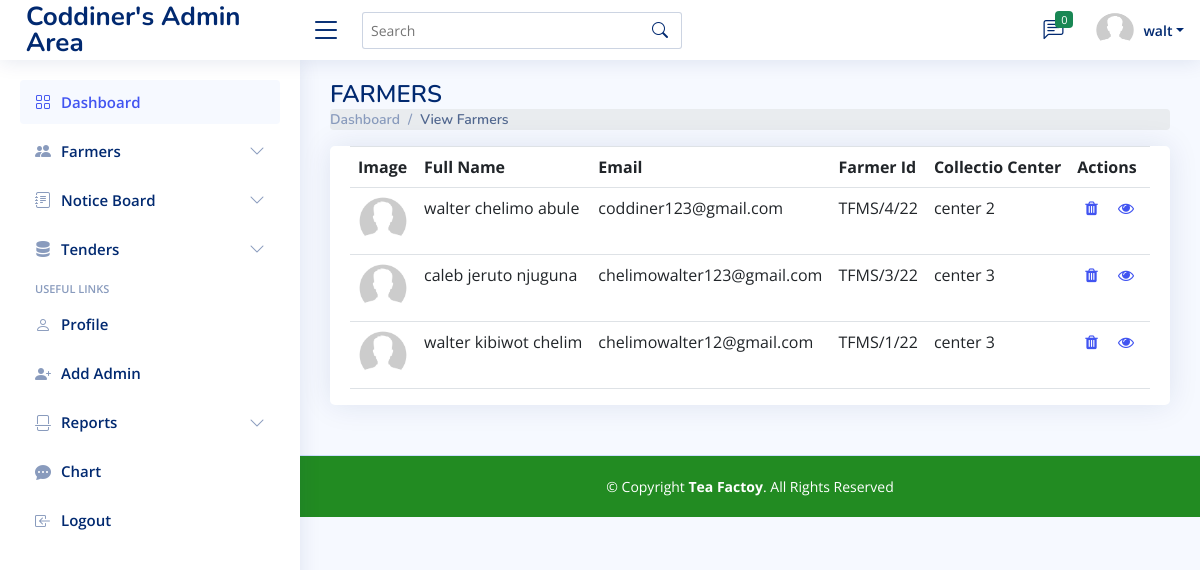
/adminpanel/viewfarmers.php (signed in), run on the app's committed database.
### tables this page shows
CREATE TABLE `users` (
  `id` int(11) NOT NULL,
  `fname` varchar(255) NOT NULL,
  `sname` varchar(255) NOT NULL,
  `lname` varchar(255) NOT NULL,
  `pnumber` varchar(255) NOT NULL,
  `usertype` varchar(255) NOT NULL,
  `profile` varchar(255) NOT NULL,
  `password` varchar(1000) NOT NULL,
  `bankname` varchar(255) NOT NULL,
  `bankbranch` varchar(255) NOT NULL,
  `accountnumber` varchar(255) NOT NULL,
  `accountname` varchar(255) NOT NULL,
  `collectioncenter` varchar(255) NOT NULL,
  `email` varchar(255) NOT NULL,
  `factoryid` varchar(255) NOT NULL
);

### adminpanel/viewfarmers.php (the view, shortened to what this page needs)
<?php
include "header.php";
?>
     <main id="main" class="main">
     <div class="pagetitle">
      <h1>FARMERS</h1>
      <nav>
        <ol class="breadcrumb">
          <li class="breadcrumb-item"><a href="admin.php">Dashboard</a></li>
          <li class="breadcrumb-item active">View Farmers</li>
        </ol>
      </nav>
    </div>
         <div class="card">
         <div class="card-body pb-0">
             <?php
include "../db.php";
$sql = "SELECT * FROM `users` WHERE usertype='user'ORDER BY id DESC";
$result = mysqli_query($conn,$sql);
if ($result){
    $data = mysqli_num_rows($result);
       if ($data>0){
           echo "<table class='table table-hover'>";
           echo "<tr>";
           echo "<th>Image</th>";
           echo "<th>Full Name</th>";
           echo "<th> Email</th>";
           echo "<th>Farmer Id</th>";
           echo "<th>Collectio Center</th>";
           echo "<th>Actions</th>";
           echo "</tr>";
           while ($row=mysqli_fetch_array($result)){
               echo "<tr>";
               echo "<td>";
               ?>
               <img src="../uploads/<?php echo $row['profile'];?>" style="height:50px; width:50px; border-radius:50%">
              <?php
               echo "</td>";
               echo "<td>".$row['fname']." ".$row['sname']." ".$row['lname']. "</td>" ;
               echo "<td>".$row['email']."</td>" ;
               echo "<td>".$row['factoryid']."</td>" ;
               echo "<td>".$row['collectioncenter']."</td>" ;
               echo " <td>
                    <a class='m-2' href='delete.php?id=".$row['id']."'><span class='fa fa-trash'></span></a>
                    <a class='m-2' href='farmer_profile.php?id=".$row['id']."'><span class='fa fa-eye'></span></a>
                    </td>";
               echo "</tr>";
           }
           echo "</table>";
       }else{
           echo "<p class='alert alert-primary'>No Record was found in the database</p>";
       }
}else{
    echo "Error executing query $sql".mysqli_error($conn);
}
?>
             </div>
         </div>
    </main>
     <footer id="footer" class="footer" style="background-color: forestgreen;">
    <div class="copyright" style=" color:white;">
      &copy; Copyright <strong><span>Tea Factoy</span></strong>. All Rights Reserved
    </div>
  </footer>
</body>
</html>

### adminpanel/header.php (shortened to what this page needs)
<?php
include '../db.php';
$id=$_SESSION['id'];
$sql="SELECT * FROM users WHERE id='$id'";
$results=mysqli_query($conn,$sql);
if($results){
        $data=mysqli_num_rows($results);
        if($data==1){
            while($row=mysqli_fetch_assoc($results)){
                 $firstname=$row['fname'];
                 $photo=$row['profile'];
            }
        }
}
?>
<!DOCTYPE html>
<html lang="en">
<head>
    <link href="https://cdn.jsdelivr.net/npm/bootstrap@4.5.0/dist/css/bootstrap.min.css" rel="stylesheet">
<link href="https://maxcdn.bootstrapcdn.com/font-awesome/4.7.0/css/font-awesome.min.css" rel="stylesheet" />
  <link href="assets/vendor/bootstrap/css/bootstrap.min.css" rel="stylesheet">
  <link href="assets/vendor/bootstrap-icons/bootstrap-icons.css" rel="stylesheet">
  <link href="assets/vendor/boxicons/css/boxicons.min.css" rel="stylesheet">
  <link href="assets/vendor/quill/quill.snow.css" rel="stylesheet">
  <link href="assets/vendor/quill/quill.bubble.css" rel="stylesheet">
  <link href="assets/vendor/remixicon/remixicon.css" rel="stylesheet">
  <link href="assets/vendor/simple-datatables/style.css" rel="stylesheet">
    <link href="css/bootstrap.min.css" rel="stylesheet">
    <link href="https://cdnjs.cloudflare.com/ajax/libs/font-awesome/4.7.0/css/font-awesome.min.css" rel="stylesheet">
  <link href="assets/css/style.css" rel="stylesheet">
</head>
<body>
  <header id="header" class="header fixed-top d-flex align-items-center">
    <div class="d-flex align-items-center justify-content-between">
      <a href="index.html" class="logo d-flex align-items-center">
        <span class="d-none d-lg-block">Coddiner's Admin Area</span>
      </a>
       <i class="bi bi-list toggle-sidebar-btn"></i>
    </div>
    <div class="search-bar">
      <form class="search-form d-flex align-items-center" method="POST" action="#">
        <input type="text" name="query" placeholder="Search" title="Enter search keyword">
        <button type="submit" title="Search"><i class="bi bi-search"></i></button>
      </form>
    </div>
    <nav class="header-nav ms-auto">
      <ul class="d-flex align-items-center">
        <li class="nav-item dropdown">
          <a class="nav-link nav-icon" href="#" data-bs-toggle="dropdown">
            <i class="bi bi-chat-left-text"></i>
            <span class="badge bg-success badge-number"><?php
              include "../db.php";
                $r="SELECT * FROM messages WHERE RESPONSE!='reply' AND status!='1'";
                $rr=mysqli_query($conn,$r);
                if($rr){
                  $rnum=mysqli_num_rows($rr);
                  if($rnum>0){
                    echo " $rnum";
                  }else{
                    echo "0";
                  }
                }
                ?> </span>
          </a>
        </li>
        <li class="nav-item dropdown pe-3">
          <a class="nav-link nav-profile d-flex align-items-center pe-0" href="#" data-bs-toggle="dropdown">
            <img src="../uploads/<?php echo $photo?>" alt="Profile" class="rounded-circle"style='width:40px; height:50px;'>
            <span class="d-none d-md-block dropdown-toggle ps-2"><?php echo $firstname; ?></span>
          </a>
        </li>
      </ul>
    </nav>
  </header>
  <aside id="sidebar" class="sidebar">
    <ul class="sidebar-nav" id="sidebar-nav">
      <li class="nav-item">
        <a class="nav-link " href="admin.php">
          <i class="bi bi-grid"></i>
          <span>Dashboard</span>
        </a>
      </li>
      <li class="nav-item">
        <a class="nav-link collapsed" data-bs-target="#components-nav" data-bs-toggle="collapse" href="#">
          <i class="bi bi-people-fill"></i><span>Farmers</span><i class="bi bi-chevron-down ms-auto"></i>
        </a>
      </li>
      <li class="nav-item">
        <a class="nav-link collapsed" data-bs-target="#notice-nav" data-bs-toggle="collapse" href="#">
          <i class="bi bi-journal-text"></i><span>Notice Board</span><i class="bi bi-chevron-down ms-auto"></i>
        </a>
      </li>
        <li class="nav-item">
        <a class="nav-link collapsed" data-bs-target="#tenders-nav" data-bs-toggle="collapse" href="#">
          <i class="bi bi-server"></i><span>Tenders</span><i class="bi bi-chevron-down ms-auto"></i>
        </a>
      </li>
      <li class="nav-heading">Useful Links</li>
      <li class="nav-item">
        <a class="nav-link collapsed" href="user_profile.php">
          <i class="bi bi-person"></i>
          <span>Profile</span>
        </a>
      </li>
        <li class="nav-item">
        <a class="nav-link collapsed" href="admin_register.php">
          <i class="bi bi-person-plus-fill"></i>
          <span>Add Admin</span>
        </a>
      </li>
      <li class="nav-item">
        <a class="nav-link collapsed" data-bs-target="#reports-nav" data-bs-toggle="collapse" href="#">
        <i class="bi bi-file-break"></i><span>Reports</span><i class="bi bi-chevron-down ms-auto"></i>
        </a>
      </li>
      <li class="nav-item">
        <a class="nav-link collapsed" href="chart.php">
        <i class="bi bi-chat-dots-fill"></i>
          <span>Chart</span>
        </a>
      </li>
      <li class="nav-item">
        <a class="nav-link collapsed" href="logout.php">
          <i class="bi bi-box-arrow-in-left"></i>
          <span>Logout</span>
        </a>
      </li>
    </ul>
  </aside>

### adminpanel/assets/css/style.css (style rules this page uses)
:root { scroll-behavior: smooth; }
body { font-family: "Open Sans", sans-serif; background: #f6f9ff; color: #444444; }
a { color: #4154f1; text-decoration: none; }
h1, h2, h3, h4, h5, h6 { font-family: "Nunito", sans-serif; }
#main { margin-top: 60px; padding: 20px 30px; transition: all 0.3s; }
.pagetitle { margin-bottom: 10px; }
.pagetitle h1 { font-size: 24px; margin-bottom: 0; font-weight: 600; color: #012970; }
.card { margin-bottom: 30px; border: none; border-radius: 5px; box-shadow: 0px 0 30px rgba(1, 41, 112, 0.1); }
.card-body { padding: 0 20px 20px 20px; }
.breadcrumb { font-size: 14px; font-family: "Nunito", sans-serif; color: #899bbd; font-weight: 600; }
.breadcrumb a { color: #899bbd; transition: 0.3s; }
.breadcrumb .breadcrumb-item::before { color: #899bbd; }
.breadcrumb .active { color: #51678f; font-weight: 600; }
.logo { line-height: 1; }
@media (min-width: 1200px) { .logo { width: 280px; } }
.logo span { font-size: 26px; font-weight: 700; color: #012970; font-family: "Nunito", sans-serif; }
.header { transition: all 0.5s; z-index: 997; height: 60px; box-shadow: 0px 2px 20px rgba(1, 41, 112, 0.1); background-color: #fff; padding-left: 20px; }
.header .toggle-sidebar-btn { font-size: 32px; padding-left: 10px; cursor: pointer; color: #012970; }
.header .search-bar { min-width: 360px; padding: 0 20px; }
.header .search-form { width: 100%; }
.header .search-form input { border: 0; font-size: 14px; color: #012970; border: 1px solid rgba(1, 41, 112, 0.2); padding: 7px 38px 7px 8px; border-radius: 3px; transition: 0.3s; width: 100%; }
.header .search-form button { border: 0; padding: 0; margin-left: -30px; background: none; }
.header .search-form button i { color: #012970; }
.header-nav ul { list-style: none; }
.header-nav > ul { margin: 0; padding: 0; }
.header-nav .nav-icon { font-size: 20px; color: #012970; }
.header-nav .nav-profile { color: #012970; }
.header-nav .nav-profile img { max-height: 36px; }
.header-nav .nav-profile span { font-size: 14px; font-weight: 600; }
.header-nav .badge-number { position: absolute; inset: 4px 6px auto auto; font-weight: normal; font-size: 11px; padding: 3px 6px; }
.sidebar { position: fixed; top: 60px; left: 0; bottom: 0; width: 300px; z-index: 996; transition: all 0.3s; padding: 20px; overflow-y: auto; scrollbar-width: thin; scrollbar-color: #aab7cf transparent; box-shadow: 0px 0px 20px rgba(1, 41, 112, 0.1); background-color: #fff; }
@media (min-width: 1200px) { #main, #footer { margin-left: 300px; } }
.sidebar-nav { padding: 0; margin: 0; list-style: none; }
.sidebar-nav li { padding: 0; margin: 0; list-style: none; }
.sidebar-nav .nav-item { margin-bottom: 5px; }
.sidebar-nav .nav-heading { font-size: 11px; text-transform: uppercase; color: #899bbd; font-weight: 600; margin: 10px 0 5px 15px; }
.sidebar-nav .nav-link { display: flex; align-items: center; font-size: 15px; font-weight: 600; color: #4154f1; transition: 0.3; background: #f6f9ff; padding: 10px 15px; border-radius: 4px; }
.sidebar-nav .nav-link i { font-size: 16px; margin-right: 10px; color: #4154f1; }
.sidebar-nav .nav-link.collapsed { color: #012970; background: #fff; }
.sidebar-nav .nav-link.collapsed i { color: #899bbd; }
.sidebar-nav .nav-link .bi-chevron-down { margin-right: 0; transition: transform 0.2s ease-in-out; }
.footer { padding: 20px 0; font-size: 14px; transition: all 0.3s; border-top: 1px solid #cddfff; }
.footer .copyright { text-align: center; color: #012970; }

### data on the page
users: profile (placeholder picture), fname "walt"
users: profile (placeholder picture), fname "walter", sname "chelimo", lname "abule", email "coddiner123@gmail.com", factoryid "TFMS/4/22", collectioncenter "center 2"
users: profile (placeholder picture), fname "caleb", sname "jeruto", lname "njuguna", email "chelimowalter123@gmail.com", factoryid "TFMS/3/22", collectioncenter "center 3"
users: profile (placeholder picture), fname "walter", sname "kibiwot", lname "chelim", email "chelimowalter12@gmail.com", factoryid "TFMS/1/22", collectioncenter "center 3"
